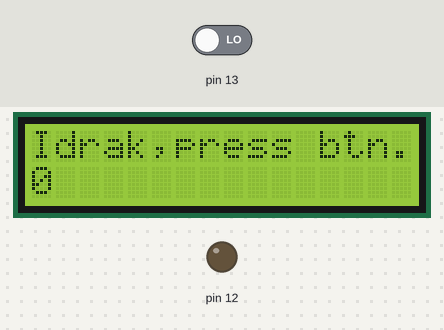
Bench run of a sketch on a simulated Arduino Uno, built with avr-gcc and run on an emulated ATmega328P. On the bench: 16×2 character LCD, output pins drawn as LEDs (lit = HIGH). Dashed ring = blinking. Inputs (shaded band) come from the test bench; at power-on: pin 13 LOW.

Above: at 1.2 s.
1.3 s: pin 13 driven HIGH
At 4.1 s:
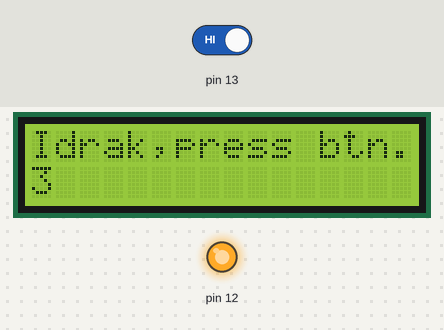
4.3 s: pin 13 driven LOW
At 5.1 s:
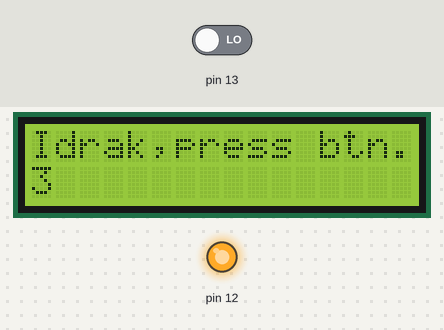
5.8 s: pin 13 driven HIGH
At 7.1 s:
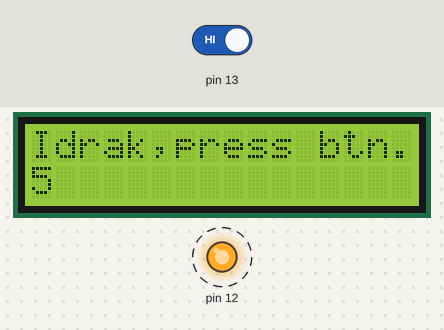
Timing chart, 0 to 14.3 s (numbered marks = the images above; inputs shaded):
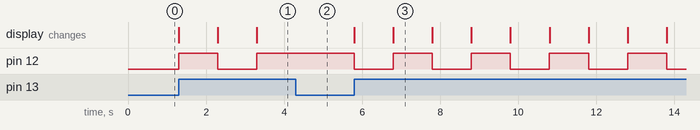

The sketch:

button_and_lcd.ino
```cpp
#include<LiquidCrystal.h>
LiquidCrystal lcd(0,1,2,3,4,5);
int i=0;
void setup() {
  pinMode(13,INPUT);
  pinMode(12,OUTPUT);
  lcd.begin(16,2);
  lcd.print("Idrak,press btn.");
  lcd.setCursor(0,1);
  lcd.print(i);
}

void loop() {
  lcd.setCursor(0,1);
  int a=digitalRead(13);
  if(a==1)
  {
    i++;
    if(i%2!=0)
    {
      digitalWrite(12,1);
    }

    else{
      digitalWrite(12,0);
    }
    lcd.print(i);
    delay(1000);
  }


}
```

Measured:
- after the input at 1.3 s, pin 12: LOW → HIGH at once, → LOW 1.0 s later, → HIGH 1.0 s later; the display: first changes at once (image 1 shows a later state)
- after the input at 4.3 s, pin 12: stays HIGH (without the input it goes to LOW after 0.00 s)
- after the input at 5.8 s, pin 12: alternates HIGH for 1.0 s and LOW for 1.0 s, starting at once; the display: first changes at once (image 3 shows a later state)
- what the display in image 3 shows lasts 1.0 s, from 6.8 s to 7.8 s
